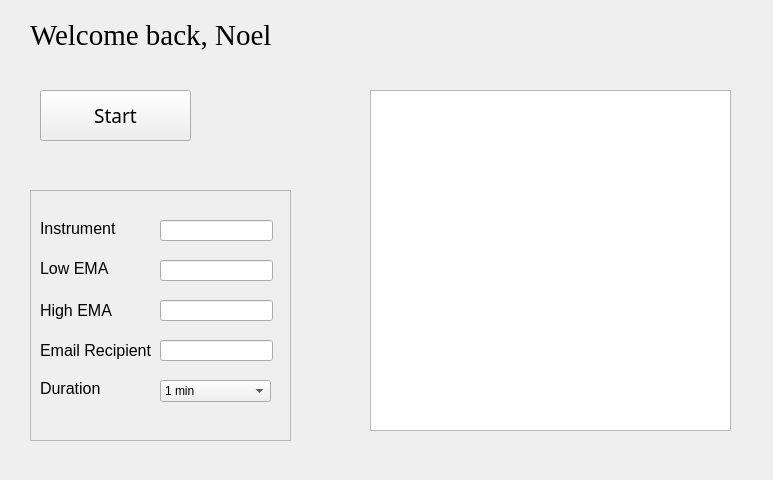
<?xml version="1.0" encoding="UTF-8"?>
<ui version="4.0">
 <class>Form</class>
 <widget class="QWidget" name="Form">
  <property name="geometry">
   <rect>
    <x>0</x>
    <y>0</y>
    <width>773</width>
    <height>480</height>
   </rect>
  </property>
  <property name="windowTitle">
   <string>Form</string>
  </property>
  <widget class="QLabel" name="label">
   <property name="geometry">
    <rect>
     <x>30</x>
     <y>20</y>
     <width>321</width>
     <height>31</height>
    </rect>
   </property>
   <property name="font">
    <font>
     <family>Times New Roman</family>
     <pointsize>22</pointsize>
    </font>
   </property>
   <property name="text">
    <string>Welcome back, Noel</string>
   </property>
  </widget>
  <widget class="QPushButton" name="pushButton">
   <property name="geometry">
    <rect>
     <x>40</x>
     <y>90</y>
     <width>151</width>
     <height>51</height>
    </rect>
   </property>
   <property name="font">
    <font>
     <family>Segoe Fluent Icons</family>
     <pointsize>14</pointsize>
    </font>
   </property>
   <property name="text">
    <string>Start</string>
   </property>
  </widget>
  <widget class="QFrame" name="frame">
   <property name="geometry">
    <rect>
     <x>30</x>
     <y>190</y>
     <width>261</width>
     <height>251</height>
    </rect>
   </property>
   <property name="frameShape">
    <enum>QFrame::StyledPanel</enum>
   </property>
   <property name="frameShadow">
    <enum>QFrame::Raised</enum>
   </property>
   <widget class="QLineEdit" name="lineEdit">
    <property name="geometry">
     <rect>
      <x>130</x>
      <y>30</y>
      <width>113</width>
      <height>21</height>
     </rect>
    </property>
   </widget>
   <widget class="QLineEdit" name="lineEdit_2">
    <property name="geometry">
     <rect>
      <x>130</x>
      <y>70</y>
      <width>113</width>
      <height>21</height>
     </rect>
    </property>
   </widget>
   <widget class="QLineEdit" name="lineEdit_3">
    <property name="geometry">
     <rect>
      <x>130</x>
      <y>110</y>
      <width>113</width>
      <height>21</height>
     </rect>
    </property>
   </widget>
   <widget class="QLineEdit" name="lineEdit_4">
    <property name="geometry">
     <rect>
      <x>130</x>
      <y>150</y>
      <width>113</width>
      <height>21</height>
     </rect>
    </property>
   </widget>
   <widget class="QLabel" name="label_2">
    <property name="geometry">
     <rect>
      <x>10</x>
      <y>30</y>
      <width>101</width>
      <height>16</height>
     </rect>
    </property>
    <property name="font">
     <font>
      <pointsize>12</pointsize>
     </font>
    </property>
    <property name="text">
     <string>Instrument</string>
    </property>
   </widget>
   <widget class="QLabel" name="label_3">
    <property name="geometry">
     <rect>
      <x>10</x>
      <y>70</y>
      <width>101</width>
      <height>16</height>
     </rect>
    </property>
    <property name="font">
     <font>
      <pointsize>12</pointsize>
     </font>
    </property>
    <property name="text">
     <string>Low EMA</string>
    </property>
   </widget>
   <widget class="QLabel" name="label_4">
    <property name="geometry">
     <rect>
      <x>10</x>
      <y>110</y>
      <width>101</width>
      <height>21</height>
     </rect>
    </property>
    <property name="font">
     <font>
      <pointsize>12</pointsize>
     </font>
    </property>
    <property name="text">
     <string>High EMA</string>
    </property>
   </widget>
   <widget class="QLabel" name="label_5">
    <property name="geometry">
     <rect>
      <x>10</x>
      <y>150</y>
      <width>131</width>
      <height>21</height>
     </rect>
    </property>
    <property name="font">
     <font>
      <pointsize>12</pointsize>
     </font>
    </property>
    <property name="text">
     <string>Email Recipient</string>
    </property>
   </widget>
   <widget class="QLabel" name="label_6">
    <property name="geometry">
     <rect>
      <x>10</x>
      <y>190</y>
      <width>101</width>
      <height>16</height>
     </rect>
    </property>
    <property name="font">
     <font>
      <pointsize>12</pointsize>
     </font>
    </property>
    <property name="text">
     <string>Duration</string>
    </property>
   </widget>
   <widget class="QComboBox" name="comboBox">
    <property name="geometry">
     <rect>
      <x>130</x>
      <y>190</y>
      <width>111</width>
      <height>22</height>
     </rect>
    </property>
    <property name="currentText">
     <string>1 min</string>
    </property>
    <item>
     <property name="text">
      <string>1 min</string>
     </property>
    </item>
    <item>
     <property name="text">
      <string>30 min</string>
     </property>
    </item>
    <item>
     <property name="text">
      <string>1 hr</string>
     </property>
    </item>
    <item>
     <property name="text">
      <string>4 hr</string>
     </property>
    </item>
    <item>
     <property name="text">
      <string>1 day</string>
     </property>
    </item>
   </widget>
  </widget>
  <widget class="QListWidget" name="listWidget">
   <property name="geometry">
    <rect>
     <x>370</x>
     <y>90</y>
     <width>361</width>
     <height>341</height>
    </rect>
   </property>
  </widget>
 </widget>
 <resources/>
 <connections/>
</ui>
